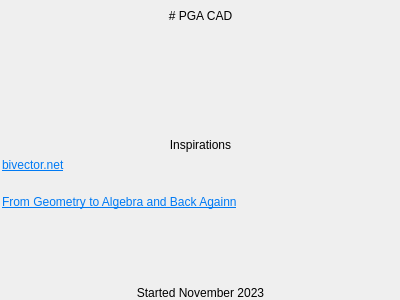
<?xml version="1.0" encoding="UTF-8"?>
<ui version="4.0">
 <class>AboutDialog</class>
 <widget class="QDialog" name="AboutDialog">
  <property name="geometry">
   <rect>
    <x>0</x>
    <y>0</y>
    <width>400</width>
    <height>300</height>
   </rect>
  </property>
  <property name="windowTitle">
   <string>Dialog</string>
  </property>
  <widget class="QWidget" name="verticalLayoutWidget">
   <property name="geometry">
    <rect>
     <x>0</x>
     <y>-1</y>
     <width>401</width>
     <height>301</height>
    </rect>
   </property>
   <layout class="QVBoxLayout" name="verticalLayout">
    <property name="topMargin">
     <number>10</number>
    </property>
    <item>
     <widget class="QLabel" name="label">
      <property name="text">
       <string># PGA CAD</string>
      </property>
      <property name="textFormat">
       <enum>Qt::MarkdownText</enum>
      </property>
      <property name="alignment">
       <set>Qt::AlignHCenter|Qt::AlignTop</set>
      </property>
     </widget>
    </item>
    <item>
     <widget class="QLabel" name="label_3">
      <property name="text">
       <string>Inspirations</string>
      </property>
      <property name="alignment">
       <set>Qt::AlignBottom|Qt::AlignHCenter</set>
      </property>
     </widget>
    </item>
    <item>
     <layout class="QVBoxLayout" name="instpirationList">
      <property name="leftMargin">
       <number>2</number>
      </property>
      <item>
       <widget class="QLabel" name="label_4">
        <property name="text">
         <string>&lt;html&gt;&lt;head/&gt;&lt;body&gt;&lt;p&gt;&lt;a href=&quot;bivector.net&quot;&gt;&lt;span style=&quot; text-decoration: underline; color:#007af4;&quot;&gt;bivector.net&lt;/span&gt;&lt;/a&gt;&lt;/p&gt;&lt;/body&gt;&lt;/html&gt;</string>
        </property>
        <property name="alignment">
         <set>Qt::AlignLeading|Qt::AlignLeft|Qt::AlignTop</set>
        </property>
        <property name="openExternalLinks">
         <bool>true</bool>
        </property>
       </widget>
      </item>
      <item>
       <widget class="QLabel" name="label_5">
        <property name="text">
         <string>&lt;html&gt;&lt;head/&gt;&lt;body&gt;&lt;p&gt;&lt;a href=&quot;https://www.youtube.com/watch?v=1cRFfYQYGxE&quot;&gt;&lt;span style=&quot; text-decoration: underline; color:#007af4;&quot;&gt;From Geometry to Algebra and Back Againn&lt;/span&gt;&lt;/a&gt;&lt;/p&gt;&lt;/body&gt;&lt;/html&gt;</string>
        </property>
        <property name="alignment">
         <set>Qt::AlignLeading|Qt::AlignLeft|Qt::AlignTop</set>
        </property>
        <property name="openExternalLinks">
         <bool>true</bool>
        </property>
       </widget>
      </item>
     </layout>
    </item>
    <item>
     <widget class="QLabel" name="timelineLabel">
      <property name="text">
       <string>Started November 2023</string>
      </property>
      <property name="alignment">
       <set>Qt::AlignBottom|Qt::AlignHCenter</set>
      </property>
     </widget>
    </item>
   </layout>
  </widget>
 </widget>
 <resources/>
 <connections/>
</ui>
